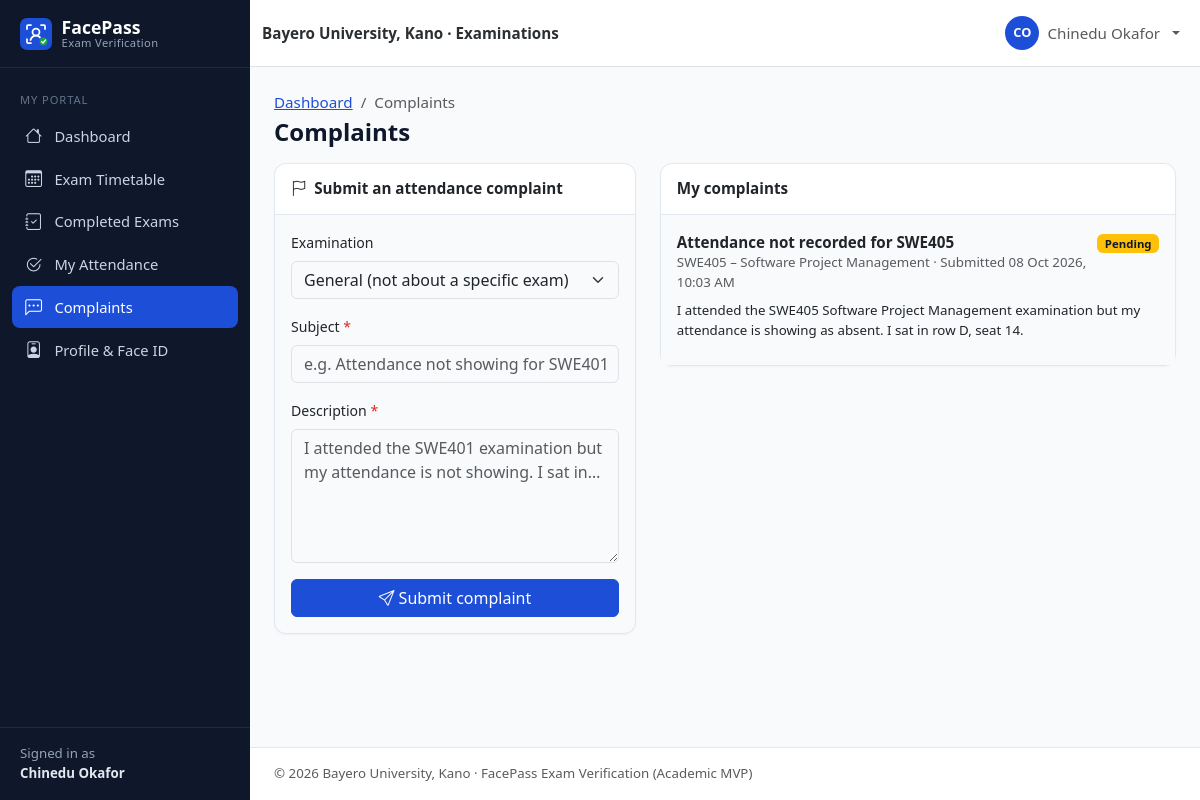
/student/complaints.php (signed in), run on the app's committed database.
### tables this page shows
CREATE TABLE users (
    id               INT UNSIGNED NOT NULL AUTO_INCREMENT,
    student_id       VARCHAR(30)  NULL,                 
    first_name       VARCHAR(60)  NOT NULL,
    last_name        VARCHAR(60)  NOT NULL,
    email            VARCHAR(120) NOT NULL,
    phone            VARCHAR(20)  NULL,
    password         VARCHAR(255) NOT NULL,             
    role             ENUM('admin','student') NOT NULL DEFAULT 'student',
    department       VARCHAR(100) NULL,
    level            VARCHAR(10)  NULL,                 
    faculty          VARCHAR(100) NULL,
    face_registered  TINYINT(1)   NOT NULL DEFAULT 0,
    account_status   ENUM('active','inactive','suspended') NOT NULL DEFAULT 'active',
    created_at       TIMESTAMP    NOT NULL DEFAULT CURRENT_TIMESTAMP,
    updated_at       TIMESTAMP    NOT NULL DEFAULT CURRENT_TIMESTAMP ON UPDATE CURRENT_TIMESTAMP,
    PRIMARY KEY (id),
    UNIQUE KEY uq_users_student_id (student_id),
    UNIQUE KEY uq_users_email (email),
    KEY idx_users_role (role),
    KEY idx_users_dept_level (department, level),
    KEY idx_users_status (account_status)
);

CREATE TABLE complaints (
    id              INT UNSIGNED NOT NULL AUTO_INCREMENT,
    student_id      INT UNSIGNED NOT NULL,              
    exam_id         INT UNSIGNED NULL,                  
    subject         VARCHAR(150) NOT NULL,
    description     TEXT         NOT NULL,
    status          ENUM('pending','reviewed','resolved','rejected') NOT NULL DEFAULT 'pending',
    admin_response  TEXT         NULL,
    created_at      TIMESTAMP    NOT NULL DEFAULT CURRENT_TIMESTAMP,
    updated_at      TIMESTAMP    NOT NULL DEFAULT CURRENT_TIMESTAMP ON UPDATE CURRENT_TIMESTAMP,
    PRIMARY KEY (id),
    KEY idx_complaints_student (student_id),
    KEY idx_complaints_status (status),
    CONSTRAINT fk_complaints_student FOREIGN KEY (student_id)
        REFERENCES users (id) ON DELETE CASCADE ON UPDATE CASCADE,
    CONSTRAINT fk_complaints_exam FOREIGN KEY (exam_id)
        REFERENCES examinations (id) ON DELETE SET NULL ON UPDATE CASCADE
);

CREATE TABLE examinations (
    id            INT UNSIGNED NOT NULL AUTO_INCREMENT,
    course_code   VARCHAR(20)  NOT NULL,
    course_title  VARCHAR(150) NOT NULL,
    department    VARCHAR(100) NOT NULL,
    level         VARCHAR(10)  NOT NULL,
    exam_date     DATE         NOT NULL,
    start_time    TIME         NOT NULL,
    end_time      TIME         NOT NULL,
    venue         VARCHAR(120) NOT NULL,
    status        ENUM('scheduled','ongoing','completed','cancelled') NOT NULL DEFAULT 'scheduled',
    created_at    TIMESTAMP    NOT NULL DEFAULT CURRENT_TIMESTAMP,
    updated_at    TIMESTAMP    NOT NULL DEFAULT CURRENT_TIMESTAMP ON UPDATE CURRENT_TIMESTAMP,
    PRIMARY KEY (id),
    KEY idx_exams_date (exam_date),
    KEY idx_exams_status (status),
    KEY idx_exams_dept_level (department, level)
);

### config/database.php (called while the page is built, shortened)
<?php
function db(): PDO
{
    static $pdo = null;
    if ($pdo === null) {
        $dsn = sprintf(
            'mysql:host=%s;port=%s;dbname=%s;charset=utf8mb4',
            DB_HOST,
            DB_PORT,
            DB_NAME
        );
        $pdo = new PDO($dsn, DB_USER, DB_PASS, [
            PDO::ATTR_ERRMODE            => PDO::ERRMODE_EXCEPTION,
            PDO::ATTR_DEFAULT_FETCH_MODE => PDO::FETCH_ASSOC,
            PDO::ATTR_EMULATE_PREPARES   => false,
        ]);
        $offset = (new DateTime('now', new DateTimeZone(APP_TIMEZONE)))->format('P');
        $stmt = $pdo->prepare('SET time_zone = ?');
        $stmt->execute([$offset]);
    }
    return $pdo;
}

### includes/auth.php (called while the page is built, shortened)
<?php
function current_user(): ?array
{
    static $user = false;
    if ($user !== false) {
        return $user;
    }
    $user = null;
    if (!empty($_SESSION['user_id'])) {
        $stmt = db()->prepare('SELECT * FROM users WHERE id = ?');
        $stmt->execute([(int) $_SESSION['user_id']]);
        $row = $stmt->fetch();
        if ($row && $row['account_status'] === 'active' && $row['role'] === ($_SESSION['role'] ?? '')) {
            $user = $row;
        } else {
            logout_user();
        }
    }
    return $user;
}
function requireLogin(): array
{
    $user = current_user();
    return $user;
}
function requireStudent(): array
{
    $user = requireLogin();
    return $user;
}

### student/complaints.php (the view, shortened to what this page needs)
<?php
$student = requireStudent();
$pdo = db();
$errors = [];
$form = ['exam_id' => get_int('exam_id'), 'subject' => '', 'description' => ''];
$stmt = $pdo->prepare(
    'SELECT c.*, e.course_code, e.course_title FROM complaints c LEFT JOIN examinations e ON e.id = c.exam_id
     WHERE c.student_id = ? ORDER BY c.created_at DESC'
);
$stmt->execute([$student['id']]);
$complaints = $stmt->fetchAll();
$pageTitle = 'Complaints';
$breadcrumbs = ['Dashboard' => 'student/dashboard.php', 'Complaints' => null];
require __DIR__ . '/../includes/header.php';
?>
<div class="row g-4">
    <div class="col-lg-5">
        <div class="card">
            <div class="card-header"><i class="bi bi-flag me-2"></i>Submit an attendance complaint</div>
            <div class="card-body">
                <form method="post" class="needs-validation" novalidate>
                    <div class="mb-3">
                        <label class="form-label" for="exam_id">Examination</label>
                        <select class="form-select<?= isset($errors['exam_id']) ? ' is-invalid' : '' ?>" id="exam_id" name="exam_id">
                            <option value="0">General (not about a specific exam)</option>
                        </select>
                    </div>
                    <div class="mb-3">
                        <label class="form-label required" for="subject">Subject</label>
                        <input class="form-control<?= isset($errors['subject']) ? ' is-invalid' : '' ?>" id="subject" name="subject" value="<?= e($form['subject']) ?>"
                               required minlength="5" maxlength="150" placeholder="e.g. Attendance not showing for SWE401">
                    </div>
                    <div class="mb-3">
                        <label class="form-label required" for="description">Description</label>
                        <textarea class="form-control<?= isset($errors['description']) ? ' is-invalid' : '' ?>" id="description" name="description" rows="5"
                                  required minlength="15" maxlength="2000" placeholder="I attended the SWE401 examination but my attendance is not showing. I sat in…"><?= e($form['description']) ?></textarea>
                    </div>
                    <button class="btn btn-primary w-100"><i class="bi bi-send me-1"></i>Submit complaint</button>
                </form>
            </div>
        </div>
    </div>
    <div class="col-lg-7">
        <div class="card">
            <div class="card-header">My complaints</div>
            <ul class="list-group list-group-flush">
                <?php foreach ($complaints as $c): ?>
                    <li class="list-group-item py-3">
                        <div class="d-flex justify-content-between gap-2">
                            <div><strong><?= e($c['subject']) ?></strong>
                                <div class="small text-muted"><?= $c['course_code'] ? e($c['course_code'] . ' – ' . $c['course_title']) . ' · ' : '' ?>Submitted <?= e(fmt_datetime($c['created_at'])) ?></div></div>
                            <div><?= status_badge($c['status']) ?></div>
                        </div>
                        <p class="small mt-2 mb-2" style="white-space:pre-wrap"><?= e($c['description']) ?></p>
                    </li>
                <?php endforeach; ?>
            </ul>
        </div>
    </div>
</div>
<?php require __DIR__ . '/../includes/footer.php'; ?>

### includes/header.php (shortened to what this page needs)
<?php
$pageTitle = $pageTitle ?? APP_NAME;
$layout = $layout ?? 'app';
$breadcrumbs = $breadcrumbs ?? [];
$bodyClass = $bodyClass ?? '';
$user = current_user();
$role = $user['role'] ?? null;
?>
<!doctype html>
<html lang="en">
<head>
    <link rel="stylesheet" href="<?= e(url('assets/vendor/bootstrap/bootstrap.min.css')) ?>">
    <link rel="stylesheet" href="<?= e(url('assets/vendor/bootstrap-icons/bootstrap-icons.min.css')) ?>">
    <link rel="stylesheet" href="<?= e(url('assets/css/style.css')) ?>">
    <?php if ($role === 'admin'): ?>
        <link rel="stylesheet" href="<?= e(url('assets/css/admin.css')) ?>">
    <?php elseif ($role === 'student'): ?>
        <link rel="stylesheet" href="<?= e(url('assets/css/student.css')) ?>">
    <?php endif; ?>
</head>
<body class="<?= e(trim("layout-$layout $bodyClass")) ?>">
<?php if ($layout === 'app' && $user): ?>
<div class="app-shell">
    <?php require __DIR__ . '/sidebar.php'; ?>
    <div class="app-main">
        <nav class="navbar navbar-expand bg-white border-bottom app-topbar sticky-top">
            <div class="container-fluid">
                <span class="navbar-text fw-semibold text-secondary-emphasis d-none d-sm-inline">
                    <?= e(INSTITUTION_NAME) ?> · Examinations
                </span>
                <ul class="navbar-nav ms-auto align-items-center">
                    <li class="nav-item dropdown">
                        <a class="nav-link dropdown-toggle d-flex align-items-center gap-2" href="#" role="button"
                           data-bs-toggle="dropdown" aria-expanded="false">
                            <span class="avatar-circle"><?= e(strtoupper(substr($user['first_name'], 0, 1) . substr($user['last_name'], 0, 1))) ?></span>
                            <span class="d-none d-md-inline"><?= e(full_name($user)) ?></span>
                        </a>
                    </li>
                </ul>
            </div>
        </nav>
        <main class="app-content container-fluid">
            <div class="d-flex flex-wrap justify-content-between align-items-center mb-3 gap-2">
                <div>
                    <?php if ($breadcrumbs): ?>
                        <nav aria-label="breadcrumb">
                            <ol class="breadcrumb small mb-1">
                                <?php foreach ($breadcrumbs as $label => $link): ?>
                                    <?php if ($link): ?>
                                        <li class="breadcrumb-item"><a href="<?= e(url($link)) ?>"><?= e($label) ?></a></li>
                                    <?php else: ?>
                                        <li class="breadcrumb-item active" aria-current="page"><?= e($label) ?></li>
                                    <?php endif; ?>
                                <?php endforeach; ?>
                            </ol>
                        </nav>
                    <?php endif; ?>
                    <h1 class="h4 mb-0 page-title"><?= e($pageTitle) ?></h1>
                </div>
            </div>
<?php else: ?>
<main class="plain-content">
<?php endif; ?>

### includes/sidebar.php (shortened to what this page needs)
<?php
$current = str_replace('\\', '/', $_SERVER['SCRIPT_NAME'] ?? '');
if (($user['role'] ?? '') === 'admin') {
    $menu = [
        'Overview' => [
            ['admin/dashboard.php', 'bi-speedometer2', 'Dashboard'],
        ],
        'Examination Day' => [
            ['verification/index.php', 'bi-person-bounding-box', 'Verification Kiosk'],
            ['verification/result.php', 'bi-clipboard-check', 'Live Verification Log'],
        ],
        'Management' => [
            ['admin/students.php', 'bi-people', 'Students'],
            ['admin/examinations.php', 'bi-calendar-event', 'Examinations'],
            ['admin/payments.php', 'bi-cash-coin', 'Payments & Eligibility'],
            ['admin/attendance.php', 'bi-check2-square', 'Attendance'],
            ['admin/complaints.php', 'bi-chat-left-text', 'Complaints'],
        ],
        'System' => [
            ['admin/users.php', 'bi-shield-lock', 'Administrators'],
            ['admin/audit-logs.php', 'bi-journal-text', 'Audit Logs'],
            ['admin/settings.php', 'bi-gear', 'Settings'],
        ],
    ];
    $aliases = [
        'admin/student-view.php' => 'admin/students.php',
        'admin/enroll-face.php' => 'admin/students.php',
        'auth/register.php' => 'admin/students.php',
        'admin/examination-create.php' => 'admin/examinations.php',
    ];
} else {
    $menu = [
        'My Portal' => [
            ['student/dashboard.php', 'bi-house', 'Dashboard'],
            ['student/timetable.php', 'bi-calendar3', 'Exam Timetable'],
            ['student/examinations.php', 'bi-journal-check', 'Completed Exams'],
            ['student/attendance.php', 'bi-check2-circle', 'My Attendance'],
            ['student/complaints.php', 'bi-chat-left-dots', 'Complaints'],
            ['student/profile.php', 'bi-person-badge', 'Profile & Face ID'],
        ],
    ];
    $aliases = [];
}
$isActive = function (string $path) use ($current, $aliases): bool {
    foreach ($aliases as $child => $parent) {
        if ($parent === $path && str_ends_with($current, '/' . $child)) {
            return true;
        }
    }
    return str_ends_with($current, '/' . $path);
};
?>
<aside class="offcanvas-lg offcanvas-start app-sidebar" tabindex="-1" id="appSidebar" aria-labelledby="appSidebarLabel">
    <div class="offcanvas-body flex-column p-0">
        <div class="sidebar-desktop-brand d-none d-lg-block">
            <a class="sidebar-brand" href="<?= e(url('index.php')) ?>">
                <img src="<?= e(url('assets/images/logo.svg')) ?>" alt="" width="32" height="32">
                <span>FacePass<small>Exam Verification</small></span>
            </a>
        </div>
        <nav class="sidebar-nav">
            <?php foreach ($menu as $section => $items): ?>
                <div class="sidebar-section"><?= e($section) ?></div>
                <?php foreach ($items as [$path, $icon, $label]): ?>
                    <a class="sidebar-link<?= $isActive($path) ? ' active' : '' ?>" href="<?= e(url($path)) ?>">
                        <i class="bi <?= e($icon) ?>"></i><span><?= e($label) ?></span>
                    </a>
                <?php endforeach; ?>
            <?php endforeach; ?>
        </nav>
        <div class="sidebar-footer small">
            Signed in as<br><strong><?= e(full_name($user)) ?></strong>
        </div>
    </div>
</aside>

### includes/functions.php (shortened to what this page needs)
<?php
function e($value): string
{
    return htmlspecialchars((string) ($value ?? ''), ENT_QUOTES | ENT_SUBSTITUTE, 'UTF-8');
}
function base_url(): string
{
    static $base = null;
    if ($base !== null) {
        return $base;
    }
    $docRoot = realpath($_SERVER['DOCUMENT_ROOT'] ?? '') ?: '';
    $root = realpath(ROOT_PATH) ?: ROOT_PATH;
    $docRoot = str_replace('\\', '/', $docRoot);
    $root = str_replace('\\', '/', $root);
    $relative = '';
    if ($docRoot !== '' && stripos($root, $docRoot) === 0) {
        $relative = trim(substr($root, strlen($docRoot)), '/');
    }
    $base = $relative === '' ? '' : '/' . $relative;
    return $base;
}
function url(string $path = ''): string
{
    return base_url() . '/' . ltrim($path, '/');
}
function get_int(string $key, int $default = 0): int
{
    $value = filter_var($_GET[$key] ?? null, FILTER_VALIDATE_INT);
    return $value === false || $value === null ? $default : $value;
}
function full_name(array $row): string
{
    return trim(($row['first_name'] ?? '') . ' ' . ($row['last_name'] ?? ''));
}
function fmt_datetime(?string $dt): string
{
    return $dt ? date('d M Y, g:i A', strtotime($dt)) : '—';
}
function status_badge(?string $status): string
{
    $map = [
        'scheduled' => 'primary', 'ongoing' => 'warning text-dark', 'completed' => 'success',
        'cancelled' => 'secondary', 'present' => 'success', 'absent' => 'danger',
        'rejected' => 'danger', 'pending' => 'warning text-dark', 'reviewed' => 'info text-dark',
        'resolved' => 'success', 'active' => 'success', 'inactive' => 'secondary',
        'suspended' => 'danger', 'facial_recognition' => 'primary', 'manual' => 'dark',
    ];
    $status = (string) $status;
    $class = $map[$status] ?? 'secondary';
    $label = ucwords(str_replace('_', ' ', $status));
    return '<span class="badge bg-' . $class . '">' . e($label) . '</span>';
}

### data on the page
users: full_name($user) "Chinedu Okafor", first_name+last_name "CO"
complaints: subject "Attendance not recorded for SWE405", exam.course_title "SWE405 – Software Project Management", created_at "08 Oct 2026, 10:03 AM", status "Pending", description "I attended the SWE405 Software Project Management examination but my attendance is showing as absent. I sat in row D, seat 14."

### other printed values
$section "MY PORTAL"
$label "Dashboard"
$label "Exam Timetable"
$label "Completed Exams"
$label "My Attendance"
$label "Complaints"
$label "Profile & Face ID"
INSTITUTION_NAME "Bayero University, Kano"
$pageTitle "Complaints"
APP_NAME "FacePass Exam Verification"
